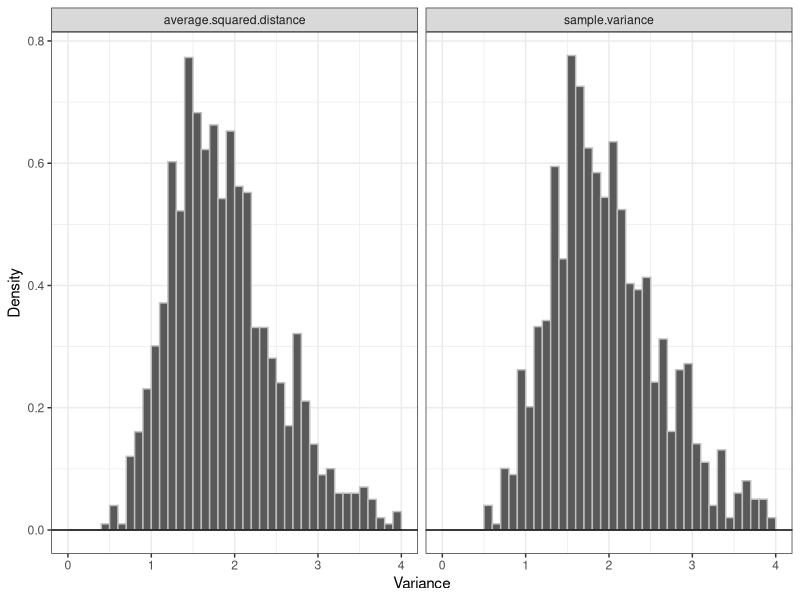
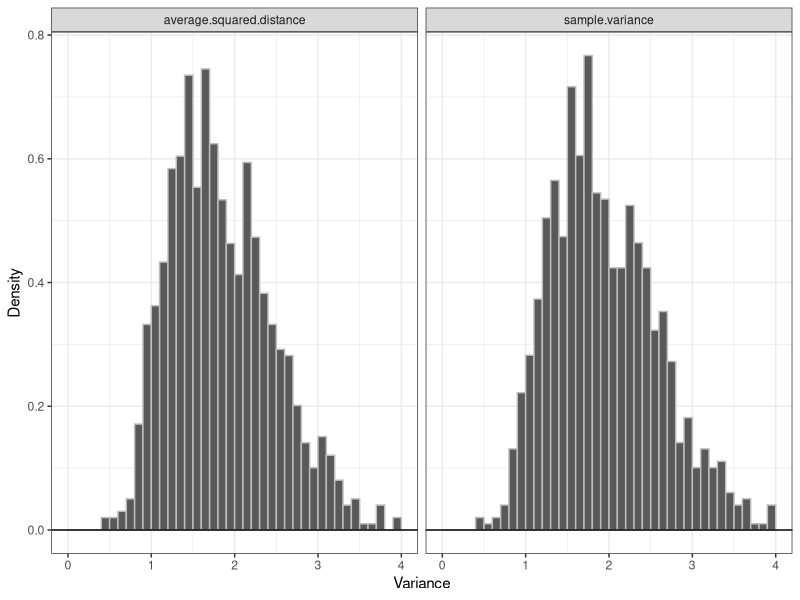
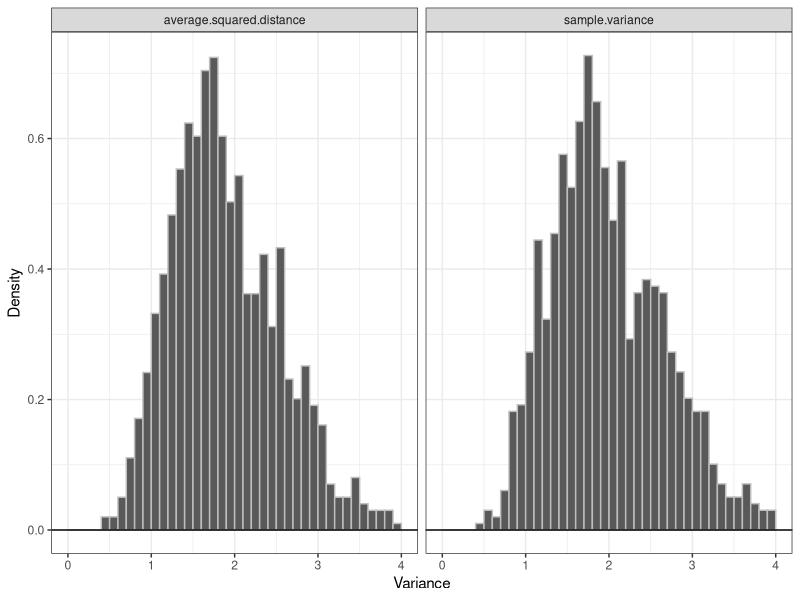
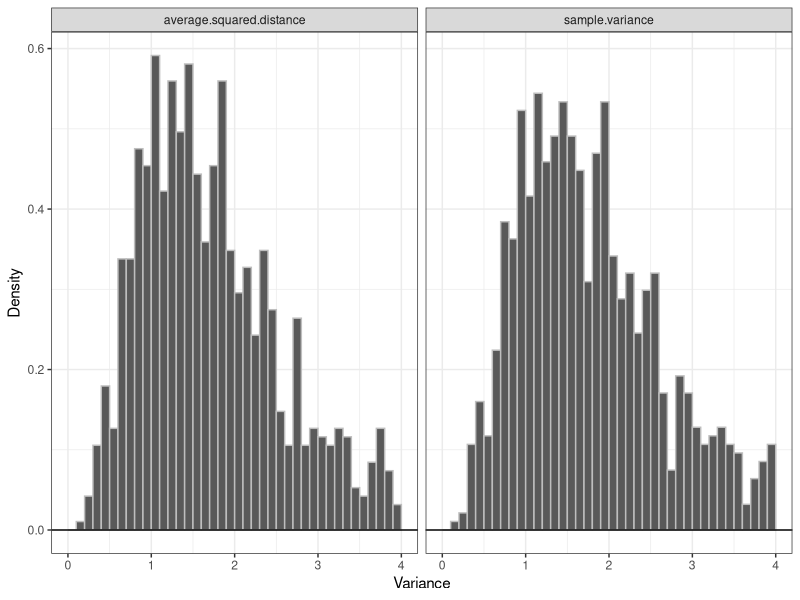
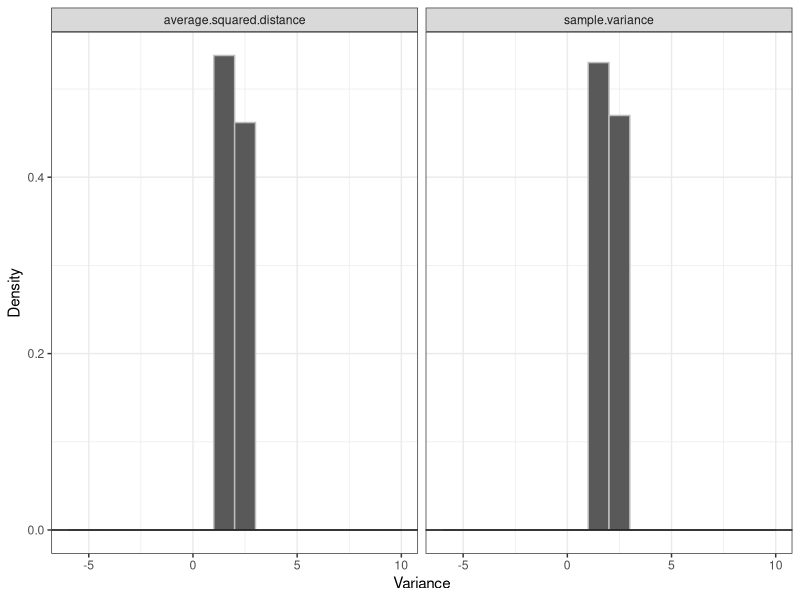
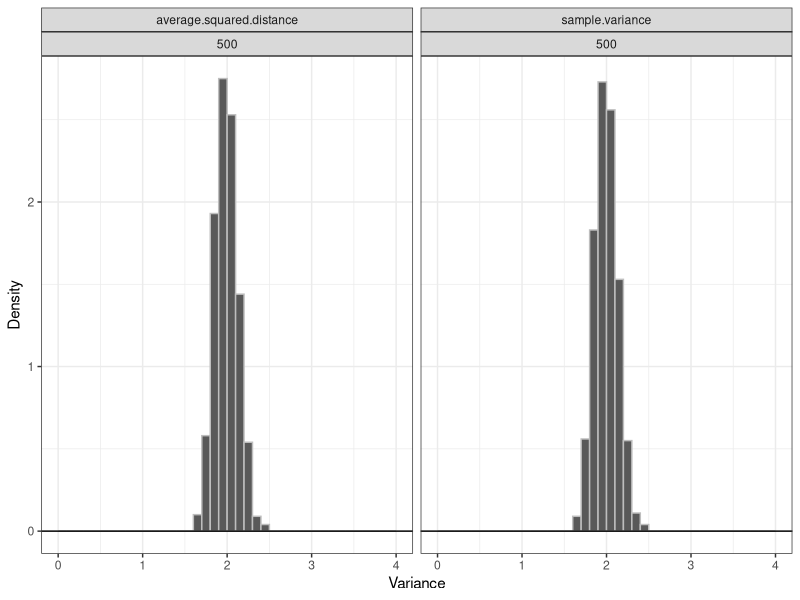
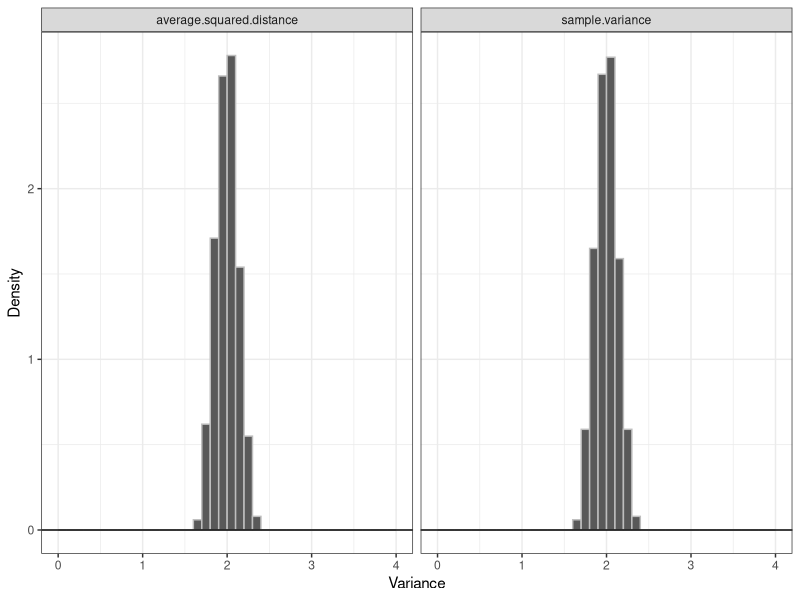
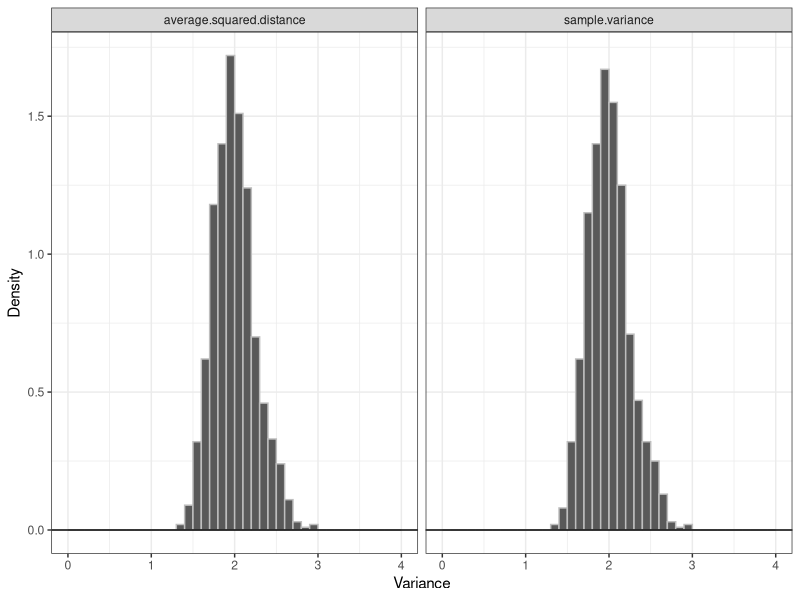

The R script that drew these images, in order:
## ---- chunk 1
#| echo: false

default_chunk_hook  <- knitr::knit_hooks$get("chunk")

latex_font_size <- c("Huge", "huge", "LARGE", "Large", 
                     "large", "normalsize", "small", 
                     "footnotesize", "scriptsize", "tiny")

knitr::knit_hooks$set(chunk = function(x, options) {
  x <- default_chunk_hook(x, options)
  if(options$size %in% latex_font_size) {
    paste0("\n \\", options$size, "\n\n", 
      x, 
      "\n\n \\normalsize"
    )
  } else {
    x
  }
})
## ---- chunk 2
#| label: load-packages
#| include: false
library(tidyverse)
library(patchwork)
## ---- chunk 3
set.seed(7272)

#Poisson Distribution
  psv = c()
  pad = c()
for(i in 1:1000){
  x = rpois(20, 2)
  psv[i] = var(x)
  pad[i] = ((20-1)/20)*var(x)
}
mean(psv)
mean(pad)

#Binomial Distribution
  bsv = c()
  bad = c()
for(i in 1:1000){
  x = rbinom(20, 50, (5-sqrt(21))/10)
  bsv[i] = var(x)
  bad[i] = ((20-1)/20)*var(x)
}
mean(psv)
mean(pad)

#Normal Distribution
  nsv = c()
  nad = c()
for(i in 1:1000){
  x = rnorm(20, 0, sqrt(2))
  nsv[i] = var(x)
  nad[i] = ((20-1)/20)*var(x)
}
mean(nsv)
mean(nad)

#Exponential Distribution
  esv = c()
  ead = c()
for(i in 1:1000){
  x = rexp(20, 1/(sqrt(2)))
  esv[i] = var(x)
  ead[i] = ((20-1)/20)*var(x)
}
mean(esv)
mean(ead)
## ---- chunk 4
#| label: fig-poisson
#| fig-cap: "Poisson Variance Estimation."
#| fig-width: 5
#| fig-height: 3
#| scale: "80%"
#| fig-align: "center"
#| size: scriptsize

ggdat.p <- tibble(sample.variance = psv,
                average.squared.distance = pad) |>
 pivot_longer(everything(),
 names_to = "Estimator",
 values_to = "Estimate")
 
ggplot(ggdat.p) +
 geom_histogram(aes(x = Estimate, 
                    y = after_stat(density)),
                    breaks=seq(0,4,0.1), color="grey")+
 geom_hline(yintercept=0)+
 theme_bw() +
 labs(x= "Variance",
      y="Density") +
 facet_wrap(~Estimator)
## ---- chunk 5
P.Estimate.Summary = ggdat.p|>
  group_by(Estimator) |>
  summarize(
    Bias = mean(Estimate) - 2,
    Mean = mean(Estimate),
    Precision = 1/(var(Estimate)),
    MSE = Bias^2 + var(Estimate),
  )
## ---- chunk 6
#| label: tbl-Poisson
#| tbl-cap: "Poisson-Variance-Estimates."
#| tbl-align: "center"
P.Estimate.Summary |>
  knitr::kable(digits = 2)
## ---- chunk 7
#| label: fig-binomial
#| fig-cap: "Binomial Variance Estimation."
#| fig-width: 5
#| fig-height: 3
#| scale: "80%"
#| fig-align: "center"
#| size: scriptsize

ggdat.b <- tibble(sample.variance = bsv,
                average.squared.distance = bad) |>
 pivot_longer(everything(),
 names_to = "Estimator",
 values_to = "Estimate")
 
ggplot(ggdat.b) +
 geom_histogram(aes(x = Estimate, 
                    y = after_stat(density)),
                    breaks=seq(0,4,0.1), color="grey")+
 geom_hline(yintercept=0)+
 theme_bw() +
 labs(x= "Variance",
      y="Density") +
 facet_wrap(~Estimator)
## ---- chunk 8
B.Estimate.Summary = ggdat.b|>
  group_by(Estimator) |>
  summarize(
    Bias = mean(Estimate) - 2,
    Mean = mean(Estimate),
    Precision = 1/(var(Estimate)),
    MSE = Bias^2 + var(Estimate),
  )
## ---- chunk 9
#| label: tbl-Binomial
#| tbl-cap: "Binomial-Variance-Estimates."
#| tbl-align: "center"
B.Estimate.Summary |>
  knitr::kable(digits = 2)
## ---- chunk 10
#| label: fig-normal
#| fig-cap: "Normal Variance Estimation."
#| fig-width: 5
#| fig-height: 3
#| scale: "80%"
#| fig-align: "center"
#| size: scriptsize

ggdat.n <- tibble(sample.variance = nsv,
                average.squared.distance = nad) |>
 pivot_longer(everything(),
 names_to = "Estimator",
 values_to = "Estimate")
 
ggplot(ggdat.n) +
 geom_histogram(aes(x = Estimate, 
                    y = after_stat(density)),
                    breaks=seq(0,4,0.1), color="grey")+
 geom_hline(yintercept=0)+
 theme_bw() +
 labs(x= "Variance",
      y="Density") +
 facet_wrap(~Estimator)
## ---- chunk 11
N.Estimate.Summary = ggdat.n|>
  group_by(Estimator) |>
  summarize(
    Bias = mean(Estimate) - 2,
    Mean = mean(Estimate),
    Precision = 1/(var(Estimate)),
    MSE = Bias^2 + var(Estimate),
  )
## ---- chunk 12
#| label: tbl-Normal
#| tbl-cap: "Normal-Variance-Estimates."
#| tbl-align: "center"
N.Estimate.Summary |>
  knitr::kable(digits = 2)
## ---- chunk 13
#| label: fig-exponential
#| fig-cap: "Exponential Variance Estimation."
#| fig-width: 5
#| fig-height: 3
#| scale: "80%"
#| fig-align: "center"
#| size: scriptsize

ggdat.e <- tibble(sample.variance = esv,
                average.squared.distance = ead) |>
 pivot_longer(everything(),
 names_to = "Estimator",
 values_to = "Estimate")
 
ggplot(ggdat.e) +
 geom_histogram(aes(x = Estimate, 
                    y = after_stat(density)),
                    breaks=seq(0,4,0.1), color="grey")+
 geom_hline(yintercept=0)+
 theme_bw() +
 labs(x= "Variance",
      y="Density") +
 facet_wrap(~Estimator)
## ---- chunk 14
E.Estimate.Summary = ggdat.e|>
  group_by(Estimator) |>
  summarize(
    Bias = mean(Estimate) - 2,
    Mean = mean(Estimate),
    Precision = 1/(var(Estimate)),
    MSE = Bias^2 + var(Estimate),
  )
## ---- chunk 15
#| label: tbl-Exponential
#| tbl-cap: "Exponential-Variance-Estimates."
#| tbl-align: "center"
E.Estimate.Summary |>
  knitr::kable(digits = 2)
## ---- chunk 16
set.seed(7272)

n = 500 #c(20, 50, 100, 500)

#Poisson Distribution
psv = c()
pad = c()
for(i in 1:1000){
  x = rpois(n, 2)
  psv[i] = var(x)
  pad[i] = ((n-1)/n)*var(x)
}
mean(psv)
mean(pad)

#Binomial Distribution
  bsv = c()
  bad = c()
for(i in 1:1000){
  x = rbinom(n, 50, (5-sqrt(21))/10)
  bsv[i] = var(x)
  bad[i] = ((n-1)/n)*var(x)
}
mean(psv)
mean(pad)

#Normal Distribution
  nsv = c()
  nad = c()
for(i in 1:1000){
  x = rnorm(n, 0, sqrt(2))
  nsv[i] = var(x)
  nad[i] = ((n-1)/n)*var(x)
}
mean(nsv)
mean(nad)

#Exponential Distribution
  esv = c()
  ead = c()
for(i in 1:1000){
  x = rexp(n, 1/(sqrt(2)))
  esv[i] = var(x)
  ead[i] = ((n-1)/n)*var(x)
}
mean(esv)
mean(ead)
## ---- chunk 17
#| label: fig-poisson2
#| fig-cap: "Poisson Variance Estimation."
#| fig-width: 5
#| fig-height: 3
#| scale: "80%"
#| fig-align: "center"
#| size: scriptsize

ggdat.p <- tibble(sample.variance = psv,
                average.squared.distance = pad) |>
 pivot_longer(everything(),
 names_to = "Estimator",
 values_to = "Estimate")
 
ggplot(ggdat.p) +
 geom_histogram(aes(x = Estimate, 
                    y = after_stat(density)),
                    breaks=seq(-6,10,1), color="grey")+
 geom_hline(yintercept=0)+
 theme_bw() +
 labs(x= "Variance",
      y="Density") +
 facet_wrap(~Estimator)
## ---- chunk 18
P.Estimate.Summary = ggdat.p|>
  group_by(Estimator) |>
  summarize(
    Bias = mean(Estimate) - 2,
    Mean = mean(Estimate),
    Precision = 1/(var(Estimate)),
    MSE = Bias^2 + var(Estimate),
  )
## ---- chunk 19
#| label: tbl-Poisson2
#| tbl-cap: "Poisson-Variance-Estimates."
#| tbl-align: "center"
P.Estimate.Summary |>
  knitr::kable(digits = 2)
## ---- chunk 20
#| label: fig-binomial2
#| fig-cap: "Binomial Variance Estimation."
#| fig-width: 5
#| fig-height: 3
#| scale: "80%"
#| fig-align: "center"
#| size: scriptsize

ggdat.b <- tibble(sample.variance = bsv,
                average.squared.distance = bad) |>
 pivot_longer(everything(),
 names_to = "Estimator",
 values_to = "Estimate")
 
ggplot(ggdat.b) +
 geom_histogram(aes(x = Estimate, 
                    y = after_stat(density)),
                    breaks=seq(0,4,0.1), color="grey")+
 geom_hline(yintercept=0)+
 theme_bw() +
 labs(x= "Variance",
      y="Density") +
 facet_wrap(~Estimator*factor(n))
## ---- chunk 21
B.Estimate.Summary = ggdat.b|>
  group_by(Estimator) |>
  summarize(
    Bias = mean(Estimate) - 2,
    Mean = mean(Estimate),
    Precision = 1/(var(Estimate)),
    MSE = Bias^2 + var(Estimate),
  )
## ---- chunk 22
#| label: tbl-Binomial2
#| tbl-cap: "Binomial-Variance-Estimates."
#| tbl-align: "center"
B.Estimate.Summary |>
  knitr::kable(digits = 2)
## ---- chunk 23
#| label: fig-normal2
#| fig-cap: "Normal Variance Estimation."
#| fig-width: 5
#| fig-height: 3
#| scale: "80%"
#| fig-align: "center"
#| size: scriptsize

ggdat.n <- tibble(sample.variance = nsv,
                average.squared.distance = nad) |>
 pivot_longer(everything(),
 names_to = "Estimator",
 values_to = "Estimate")
 
ggplot(ggdat.n) +
 geom_histogram(aes(x = Estimate, 
                    y = after_stat(density)),
                    breaks=seq(0,4,0.1), color="grey")+
 geom_hline(yintercept=0)+
 theme_bw() +
 labs(x= "Variance",
      y="Density") +
 facet_wrap(~Estimator)
## ---- chunk 24
N.Estimate.Summary = ggdat.n|>
  group_by(Estimator) |>
  summarize(
    Bias = mean(Estimate) - 2,
    Mean = mean(Estimate),
    Precision = 1/(var(Estimate)),
    MSE = Bias^2 + var(Estimate),
  )
## ---- chunk 25
#| label: tbl-Normal2
#| tbl-cap: "Normal-Variance-Estimates."
#| tbl-align: "center"
N.Estimate.Summary |>
  knitr::kable(digits = 2)
## ---- chunk 26
#| label: fig-exponential2
#| fig-cap: "Exponential Variance Estimation."
#| fig-width: 5
#| fig-height: 3
#| scale: "80%"
#| fig-align: "center"
#| size: scriptsize

ggdat.e <- tibble(sample.variance = esv,
                average.squared.distance = ead) |>
 pivot_longer(everything(),
 names_to = "Estimator",
 values_to = "Estimate")
 
ggplot(ggdat.e) +
 geom_histogram(aes(x = Estimate, 
                    y = after_stat(density)),
                    breaks=seq(0,4,0.1), color="grey")+
 geom_hline(yintercept=0)+
 theme_bw() +
 labs(x= "Variance",
      y="Density") +
 facet_wrap(~Estimator)
## ---- chunk 27
E.Estimate.Summary = ggdat.e|>
  group_by(Estimator) |>
  summarize(
    Bias = mean(Estimate) - 2,
    Mean = mean(Estimate),
    Precision = 1/(var(Estimate)),
    MSE = Bias^2 + var(Estimate),
  )
## ---- chunk 28
#| label: tbl-Exponential2
#| tbl-cap: "Exponential-Variance-Estimates."
#| tbl-align: "center"
E.Estimate.Summary |>
  knitr::kable(digits = 2)
